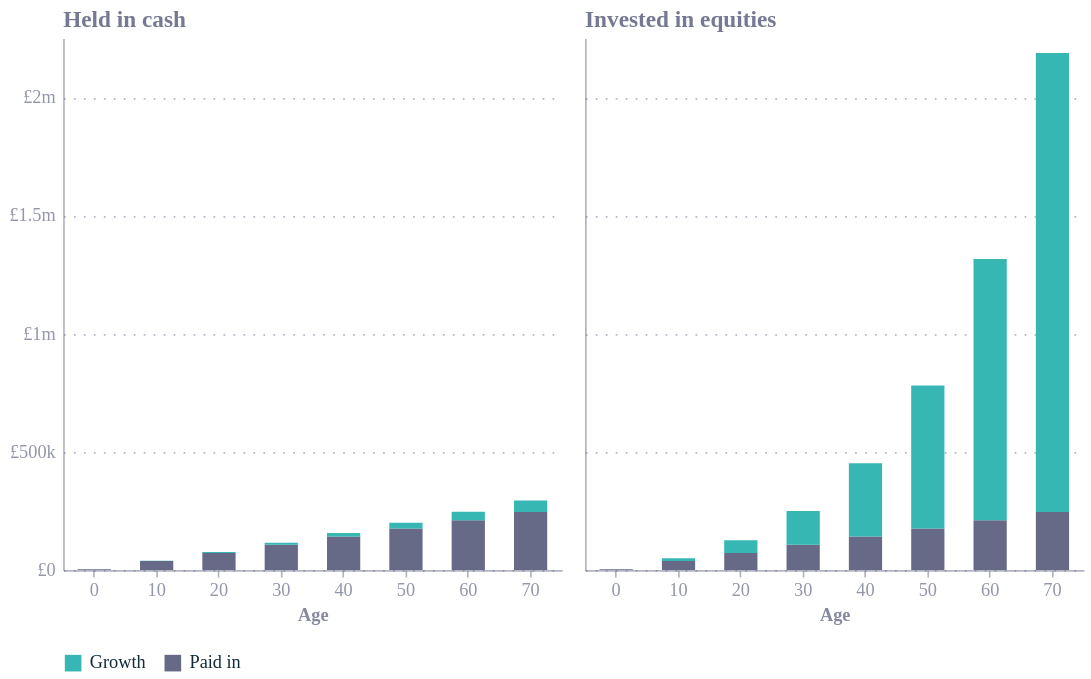

Source (Vega-Lite JSON):
### Vega-Lite specification from a JSON file in a GitHub repository (floating-point values rounded to 4 significant figures)
{"config": {"font": "Circular Std", "text": {"color": "#676A86", "align": "left", "baseline": "middle", "dx": 7, "dy": 0, "fontSize": 11}, "view": {"stroke": null, "continuousWidth": 400, "continuousHeight": 300, "discreteWidth": 400, "discreteHeight": 300}, "range": {"category": ["#36B7B4", "#E6224B", "#F4C245", "#0063AF", "#00A767", "#179FDB", "#EB5C2E"], "diverging": ["#E6224B", "#E54753", "#C9C9C9", "#179FDB", "#122B39"], "heatmap": ["#C9C9C9", "#179FDB", "#0063AF", "#122B39"], "ordinal": ["#00A767", "#36B7B4", "#179FDB", "#0063AF", "#243B5A"]}, "bar": {"color": "#179fdb"}, "line": {"color": "#e6224b"}, "rule": {"color": "#676A86"}, "area": {"opacity": 0.3}, "point": {"filled": true, "size": 80, "color": "#e6224b", "opacity": 0.95}, "geoshape": {"stroke": "white", "strokeWidth": 0.3}, "rect": {"fill": "#d6d4d4", "opacity": 0.3}, "axis": {"labelColor": "#676A86", "labelFontSize": 11, "labelFont": "Circular Std", "labelOpacity": 0.7, "tickColor": "#676A86", "tickOpacity": 0.5, "domainColor": "#676A86", "domainOpacity": 0.5, "gridColor": "#676A86", "gridDash": [2, 2], "gridOpacity": 0.5, "title": null, "titleColor": "#676A86", "titleOpacity": 0.8, "tickSize": 4}, "axisXDiscrete": {"grid": false, "labelAngle": 0, "tickCount": 10, "tickOpacity": 0.5, "title": null}, "axisYDiscrete": {"ticks": false, "labelPadding": 5}, "axisXTemporal": {"grid": false, "ticks": true}, "axisXQuantitative": {"grid": true}, "axisYQuantitative": {"gridColor": "#676A86", "gridDash": [1, 5], "gridOpacity": 0.5, "ticks": false, "labelPadding": 5, "tickCount": 8, "titleAngle": 0, "titleAlign": "left", "titleBaseline": "bottom", "titleX": 0, "titleY": -5}, "title": {"color": "#676A86E6", "subtitleColor": "#676A86", "font": "Circular Std", "subtitleFont": "Circular Std", "anchor": "start", "fontSize": 14, "subtitleFontSize": 12, "subtitlePadding": 4, "offset": 0, "frame": "group"}, "legend": {"titleColor": "#122b39", "title": null, "labelColor": "#122b39", "labelFontSize": 11}}, "hconcat": [{"data": {"name": "data-94a7b79dd86126455d073cd78d830f3e"}, "mark": {"type": "bar", "size": 20}, "encoding": {"color": {"field": "kind", "legend": {"direction": "horizontal", "orient": "bottom", "title": null}, "scale": {"domain": ["Growth", "Paid in"], "range": ["#36B7B4", "#676A86"]}, "type": "nominal"}, "order": {"field": "rank", "type": "quantitative"}, "tooltip": [{"field": "age", "title": "Age", "type": "ordinal"}, {"field": "kind", "title": "", "type": "nominal"}, {"field": "value", "format": ",.0f", "title": "£", "type": "quantitative"}, {"field": "total", "format": ",.0f", "title": "Pot (£)", "type": "quantitative"}], "x": {"axis": {"labelAngle": 0, "title": "Age", "values": [0, 10, 20, 30, 40, 50, 60, 70]}, "field": "age", "type": "ordinal"}, "y": {"axis": {"labelExpr": "datum.value == 0 ? '£0' : datum.value >= 1000000 ? '£' + format(datum.value / 1000000, ',.1~f') + 'm' : '£' + format(datum.value / 1000, ',.0f') + 'k'", "title": null, "values": [0, 250000, 500000, 750000, 1000000, 1250000, 1500000, 1750000, 2000000, 2250000]}, "field": "value", "scale": {"domain": [0, 2250000], "nice": false}, "stack": "zero", "type": "quantitative"}}, "height": 320, "title": {"text": "Held in cash", "anchor": "start"}, "width": 300}, {"data": {"name": "data-65594330f6f7c801865ba2e804469c14"}, "mark": {"type": "bar", "size": 20}, "encoding": {"color": {"field": "kind", "legend": {"direction": "horizontal", "orient": "bottom", "title": null}, "scale": {"domain": ["Growth", "Paid in"], "range": ["#36B7B4", "#676A86"]}, "type": "nominal"}, "order": {"field": "rank", "type": "quantitative"}, "tooltip": [{"field": "age", "title": "Age", "type": "ordinal"}, {"field": "kind", "title": "", "type": "nominal"}, {"field": "value", "format": ",.0f", "title": "£", "type": "quantitative"}, {"field": "total", "format": ",.0f", "title": "Pot (£)", "type": "quantitative"}], "x": {"axis": {"labelAngle": 0, "title": "Age", "values": [0, 10, 20, 30, 40, 50, 60, 70]}, "field": "age", "type": "ordinal"}, "y": {"axis": {"labels": false, "title": null, "values": [0, 250000, 500000, 750000, 1000000, 1250000, 1500000, 1750000, 2000000, 2250000]}, "field": "value", "scale": {"domain": [0, 2250000], "nice": false}, "stack": "zero", "type": "quantitative"}}, "height": 320, "title": {"text": "Invested in equities", "anchor": "start"}, "width": 300}], "resolve": {"scale": {"color": "shared"}}, "spacing": 14, "$schema": "https://vega.github.io/schema/vega-lite/v6.4.1.json", "datasets": {"data-94a7b79dd86126455d073cd78d830f3e": [{"panel": "Held in cash", "age": 0, "total": 3464.0, "kind": "Paid in", "value": 3456.0, "rank": 0}, {"panel": "Held in cash", "age": 10, "total": 39070.0, "kind": "Paid in", "value": 38020.0, "rank": 0}, {"panel": "Held in cash", "age": 20, "total": 76500.0, "kind": "Paid in", "value": 72580.0, "rank": 0}, {"panel": "Held in cash", "age": 30, "total": 115800.0, "kind": "Paid in", "value": 107100.0, "rank": 0}, {"panel": "Held in cash", "age": 40, "total": 157200.0, "kind": "Paid in", "value": 141700.0, "rank": 0}, {"panel": "Held in cash", "age": 50, "total": 200700.0, "kind": "Paid in", "value": 176300.0, "rank": 0}, {"panel": "Held in cash", "age": 60, "total": 246300.0, "kind": "Paid in", "value": 210800.0, "rank": 0}, {"panel": "Held in cash", "age": 70, "total": 294400.0, "kind": "Paid in", "value": 245400.0, "rank": 0}, {"panel": "Held in cash", "age": 0, "total": 3464.0, "kind": "Growth", "value": 7.913, "rank": 1}, {"panel": "Held in cash", "age": 10, "total": 39070.0, "kind": "Growth", "value": 1054.0, "rank": 1}, {"panel": "Held in cash", "age": 20, "total": 76500.0, "kind": "Growth", "value": 3921.0, "rank": 1}, {"panel": "Held in cash", "age": 30, "total": 115800.0, "kind": "Growth", "value": 8702.0, "rank": 1}, {"panel": "Held in cash", "age": 40, "total": 157200.0, "kind": "Growth", "value": 15500.0, "rank": 1}, {"panel": "Held in cash", "age": 50, "total": 200700.0, "kind": "Growth", "value": 24400.0, "rank": 1}, {"panel": "Held in cash", "age": 60, "total": 246300.0, "kind": "Growth", "value": 35530.0, "rank": 1}, {"panel": "Held in cash", "age": 70, "total": 294400.0, "kind": "Growth", "value": 49000.0, "rank": 1}], "data-65594330f6f7c801865ba2e804469c14": [{"panel": "Invested in equities", "age": 0, "total": 3535.0, "kind": "Paid in", "value": 3456.0, "rank": 0}, {"panel": "Invested in equities", "age": 10, "total": 50210.0, "kind": "Paid in", "value": 38020.0, "rank": 0}, {"panel": "Invested in equities", "age": 20, "total": 126200.0, "kind": "Paid in", "value": 72580.0, "rank": 0}, {"panel": "Invested in equities", "age": 30, "total": 250100.0, "kind": "Paid in", "value": 107100.0, "rank": 0}, {"panel": "Invested in equities", "age": 40, "total": 451800.0, "kind": "Paid in", "value": 141700.0, "rank": 0}, {"panel": "Invested in equities", "age": 50, "total": 780500.0, "kind": "Paid in", "value": 176300.0, "rank": 0}, {"panel": "Invested in equities", "age": 60, "total": 1316000.0, "kind": "Paid in", "value": 210800.0, "rank": 0}, {"panel": "Invested in equities", "age": 70, "total": 2188000.0, "kind": "Paid in", "value": 245400.0, "rank": 0}, {"panel": "Invested in equities", "age": 0, "total": 3535.0, "kind": "Growth", "value": 78.5, "rank": 1}, {"panel": "Invested in equities", "age": 10, "total": 50210.0, "kind": "Growth", "value": 12200.0, "rank": 1}, {"panel": "Invested in equities", "age": 20, "total": 126200.0, "kind": "Growth", "value": 53670.0, "rank": 1}, {"panel": "Invested in equities", "age": 30, "total": 250100.0, "kind": "Growth", "value": 143000.0, "rank": 1}, {"panel": "Invested in equities", "age": 40, "total": 451800.0, "kind": "Growth", "value": 310200.0, "rank": 1}, {"panel": "Invested in equities", "age": 50, "total": 780500.0, "kind": "Growth", "value": 604200.0, "rank": 1}, {"panel": "Invested in equities", "age": 60, "total": 1316000.0, "kind": "Growth", "value": 1105000.0, "rank": 1}, {"panel": "Invested in equities", "age": 70, "total": 2188000.0, "kind": "Growth", "value": 1942000.0, "rank": 1}]}, "width": 350, "height": 280}
